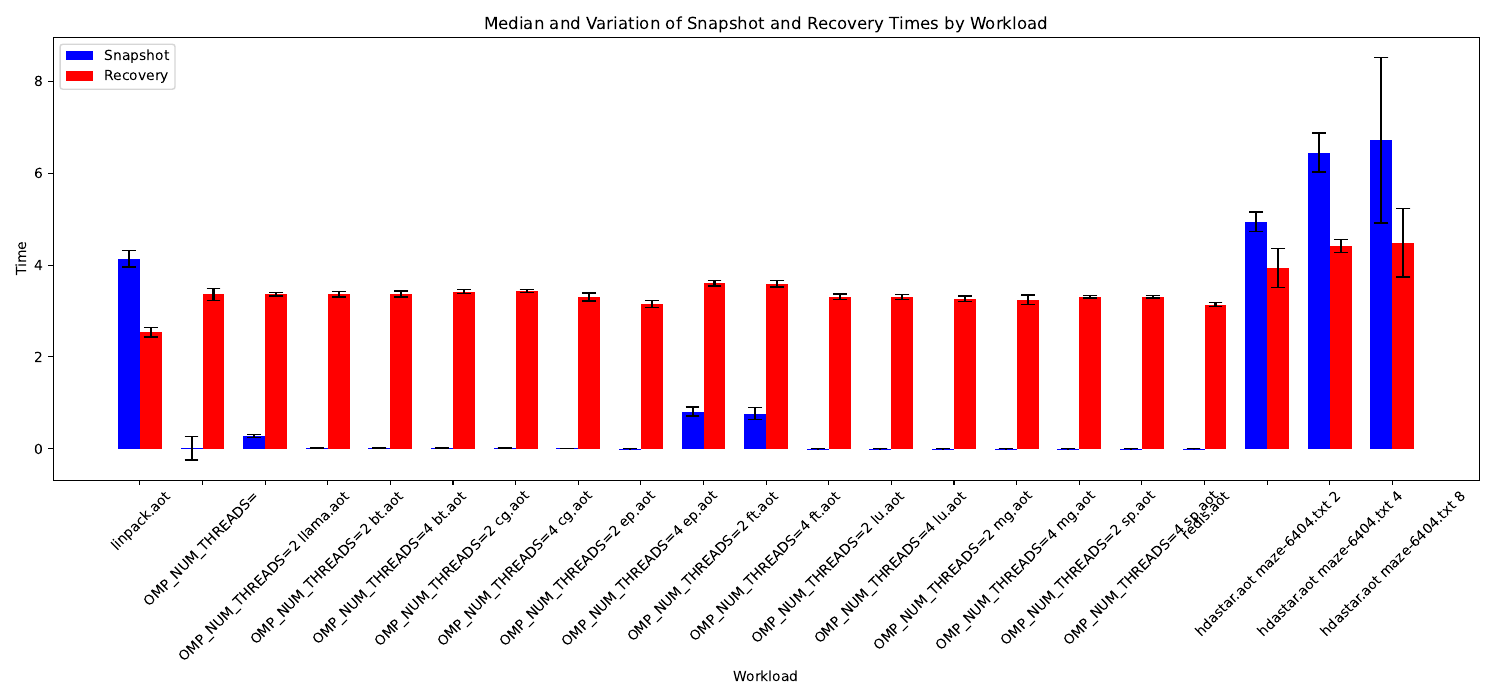

This chart was generated by the following Python code:
# for thread cound to 1, 2, 4, 8, 16
import csv
import common_util
from collections import defaultdict
import numpy as np
from matplotlib import pyplot as plt
from multiprocessing import Pool

folder = [
    "linpack",
    "llama","llama",
    "nas","nas","nas",
    "nas","nas","nas",
    "nas","nas","nas",
    "nas","nas","nas",
    "nas","nas","nas",
    "nas","nas","nas",
    "nas","nas","nas",
    "redis",
    "hdastar",
    "hdastar",
    "hdastar",
]
cmd = [
    "linpack",
    "llama","llama",
    "bt","bt","bt",
    "cg","cg","cg",
    "ep","ep","ep",
    "ft","ft","ft",
    "lu","lu","lu",
    "mg","mg","mg",
    "sp","sp","sp",
    "redis",
    "hdastar",
    "hdastar",
    "hdastar",
]
arg = [
    [],
    ["stories15M.bin", "-z", "tokenizer.bin", "-t", "0.0"],
    ["stories15M.bin", "-z", "tokenizer.bin", "-t", "0.0"],
    [],[],[],
    [],[],[],
    [],[],[],
    [],[],[],
    [],[],[],
    [],[],[],
    [],[],[],
    [],
    ["maze-6404.txt", "2"],
    ["maze-6404.txt", "4"],
    ["maze-6404.txt", "8"],
]
envs = [
    "a=b",
    "OMP_NUM_THREADS=1","OMP_NUM_THREADS=2",
    "OMP_NUM_THREADS=1","OMP_NUM_THREADS=2","OMP_NUM_THREADS=4",
    "OMP_NUM_THREADS=1","OMP_NUM_THREADS=2","OMP_NUM_THREADS=4",
    "OMP_NUM_THREADS=1","OMP_NUM_THREADS=2","OMP_NUM_THREADS=4",
    "OMP_NUM_THREADS=1","OMP_NUM_THREADS=2","OMP_NUM_THREADS=4",
    "OMP_NUM_THREADS=1","OMP_NUM_THREADS=2","OMP_NUM_THREADS=4",
    "OMP_NUM_THREADS=1","OMP_NUM_THREADS=2","OMP_NUM_THREADS=4",
    "OMP_NUM_THREADS=1","OMP_NUM_THREADS=2","OMP_NUM_THREADS=4",
    "a=b",
    "a=b","a=b","a=b",
]


pool = Pool(processes=1)
results = []


def run_mvvm():
    global results
    results1 = []

    for i, c in enumerate(cmd):
        aot = cmd[i] + common_util.aot_variant[0]
        results1.append(
            pool.apply_async(
                common_util.run_checkpoint_restore,
                (aot, arg[i], envs[i]),
            )
        )
    results1 = [x.get() for x in results1]
    write_to_csv(results1, "ckpt_restore_latency_raw.csv")
    for exec, output in results1:
        for o in range(len(output)):
            lines = output[o].split("\n")
            for line in lines:
                if line.__contains__("Snapshot time:"):
                    time = line.split(" ")[-2]
                    snapshot_time = float(time)
                if line.__contains__("Recover time:"):
                    time = line.split(" ")[-1]
                    recover_time = float(time)

            results += [(exec, snapshot_time, recover_time)]
    # print the results
    # results += results1


def run_criu():
    global results
    results1 = []
    for i in range(len(cmd)):
        aot = cmd[i]
        results1.append(
            pool.apply_async(
                common_util.run_criu_checkpoint_restore,
                (aot, folder[i], arg[i], envs[i]),
            )
        )
    # print the results
    results1 = [x.get() for x in results1]
    write_to_csv_raw(results1, "ckpt_restore_latency_criu_raw.csv")
    for exec, output in results1:
        for o in range(len(output)):
            lines = output[o].split("\n")
            for line in lines:
                if line.__contains__("Dumping finished successfully"):
                    time = line.split(" ")[0].replace("(", "").replace(")", "")
                    snapshot_time = float(time)
                if line.__contains__("Restore finished successfully."):
                    time = line.split(" ")[0].replace("(", "").replace(")", "")
                    recover_time = float(time)
            # print(output[o])
            results += [(exec, snapshot_time, recover_time)]


def run_qemu():
    global results
    results1 = []

    for i in range(len(cmd)):
        aot = cmd[i]
        results1.append(
            pool.apply_async(
                common_util.run_qemu_checkpoint_restore,
                (aot, folder[i], arg[i], envs[i]),
            )
        )
    # print the results
    results1 = [x.get() for x in results1]
    write_to_csv_raw(results1, "ckpt_restore_latency_qemu_raw.csv")
    for exec, output in results1:
        for o in range(len(output)):
            lines = output[o].split("\n")
            for line in lines:
                if line.__contains__("total time: "):
                    time = line.split(" ")[-2]
                    snapshot_time = float(time)/1000
            print(exec, snapshot_time)
            results += [(exec, snapshot_time, 0.0)]


def write_to_csv_raw(data, filename):
    # 'data' is a list of tuples, e.g., [(checkpoint_result_0, checkpoint_result_1, restore_result_2), ...]

    with open(filename, "w", newline="") as csvfile:
        csvfile.write("name, output\n")
        # Optionally write headers

        # Write the data
        csvfile.write(str(data))


def write_to_csv(data, filename):
    # 'data' is a list of tuples, e.g., [(checkpoint_result_0, checkpoint_result_1, restore_result_2), ...]

    with open(filename, "w", newline="") as csvfile:
        writer = csv.writer(csvfile)
        # Optionally write headers
        writer.writerow(["name", "snapshot time(s)", "recovery time(s)"])

        # Write the data
        for row in data:
            writer.writerow(row)

# print the results
def plot_qemu(result, file_name="ckpt_restore_latency_qemu.pdf"):
    workloads = defaultdict(list)
    for workload, Total, Down in result:
        if Total !=0 or Down !=0: 
            workloads[workload.replace("OMP_NUM_THREADS=","").replace("-g20","").replace("-n300","").replace(" -f ","").replace("-vn300","").replace("maze-6404.txt","").replace("stories15M.bin","").replace("-z tokenizer.bin -t 0.0","").strip()].append((Total, Down))

    # Calculate the medians and standard deviations for each workload
    statistics = {}
    for workload, times in workloads.items():
        Totals, recoveries = zip(*times)
        statistics[workload] = {
            "Total_median": np.median(Totals),
            "Down_median": np.median(recoveries),
            "Total_std": np.std(Totals),
            "Down_std": np.std(recoveries),
        }

    # Plotting
    fig, ax = plt.subplots(figsize=(15, 7))
    # Define the bar width and positions
    bar_width = 0.35
    index = np.arange(len(statistics))

    # Plot the bars for each workload
    # for i, (workload, stats) in enumerate(statistics.items()):
    #     ax.bar(index[i], stats['Total_median'], bar_width, yerr=stats['Total_std'], capsize=5, label=f'Total')
    #     ax.bar(index[i] + bar_width, stats['Down_median'], bar_width, yerr=stats['Down_std'], capsize=5, label=f'Down')
    for i, (workload, stats) in enumerate(statistics.items()):
        ax.bar(
            index[i],
            stats["Total_median"],
            bar_width,
            yerr=stats["Total_std"],
            capsize=5,
            color="blue",
            label="Total" if i == 0 else "",
        )
        ax.bar(
            index[i] + bar_width,
            stats["Down_median"],
            bar_width,
            yerr=stats["Down_std"],
            capsize=5,
            color="red",
            label="Down" if i == 0 else "",
        )

    # Labeling and formatting
    ax.set_xlabel("Workload")
    ax.set_ylabel("Time")
    ax.set_title("Median and Variation of Total and Down Times by Workload")
    ax.set_xticks(index + bar_width / 2)
    ticklabel = (x.replace("a=b", "") for x in list(statistics.keys()))
    ax.set_xticklabels(ticklabel, rotation=45)
    ax.legend()

    # Show the plot
    plt.tight_layout()
    plt.show()
    plt.savefig(file_name)
    
# print the results
def plot(result, file_name="ckpt_restore_latency.pdf"):
    workloads = defaultdict(list)
    for workload, snapshot, recovery in result:
        workloads[workload.replace("OMP_NUM_THREADS=","").replace("-g15","").replace("-n300","").replace(" -f ","").replace("-vn300","").replace("maze-6404.txt","").replace("stories15M.bin","").replace("-z tokenizer.bin -t 0.0","").strip()].append((snapshot, recovery))

    # Calculate the medians and standard deviations for each workload
    statistics = {}
    for workload, times in workloads.items():
        snapshots, recoveries = zip(*times)
        statistics[workload] = {
            "snapshot_median": np.median(snapshots),
            "recovery_median": np.median(recoveries),
            "snapshot_std": np.std(snapshots),
            "recovery_std": np.std(recoveries),
        }

    # Plotting
    fig, ax = plt.subplots(figsize=(15, 7))
    # Define the bar width and positions
    bar_width = 0.35
    index = np.arange(len(statistics))

    # Plot the bars for each workload
    # for i, (workload, stats) in enumerate(statistics.items()):
    #     ax.bar(index[i], stats['snapshot_median'], bar_width, yerr=stats['snapshot_std'], capsize=5, label=f'Snapshot')
    #     ax.bar(index[i] + bar_width, stats['recovery_median'], bar_width, yerr=stats['recovery_std'], capsize=5, label=f'Recovery')
    for i, (workload, stats) in enumerate(statistics.items()):
        ax.bar(
            index[i],
            stats["snapshot_median"],
            bar_width,
            yerr=stats["snapshot_std"],
            capsize=5,
            color="blue",
            label="Snapshot" if i == 0 else "",
        )
        ax.bar(
            index[i] + bar_width,
            stats["recovery_median"],
            bar_width,
            yerr=stats["recovery_std"],
            capsize=5,
            color="red",
            label="Recovery" if i == 0 else "",
        )

    # Labeling and formatting
    ax.set_xlabel("Workload")
    ax.set_ylabel("Time")
    ax.set_title("Median and Variation of Snapshot and Recovery Times by Workload")
    ax.set_xticks(index + bar_width / 2)
    ticklabel = (x.replace("a=b", "") for x in list(statistics.keys()))
    ax.set_xticklabels(ticklabel, rotation=45)
    ax.legend()

    # Show the plot
    plt.tight_layout()
    plt.show()
    plt.savefig(file_name)
    # %%


if __name__ == "__main__":
    run_mvvm()
    print(results)
    print(len(arg),len(cmd),len(envs))
    run_criu()
    write_to_csv(results, "ckpt_restore_latency_criu.csv")
    plot_qemu(results, "ckpt_restore_latency_criu.pdf")
    run_qemu()
    write_to_csv(results, "ckpt_restore_latency_qemu.csv")
    plot_qemu(results,"ckpt_restore_latency_qemu.pdf")
